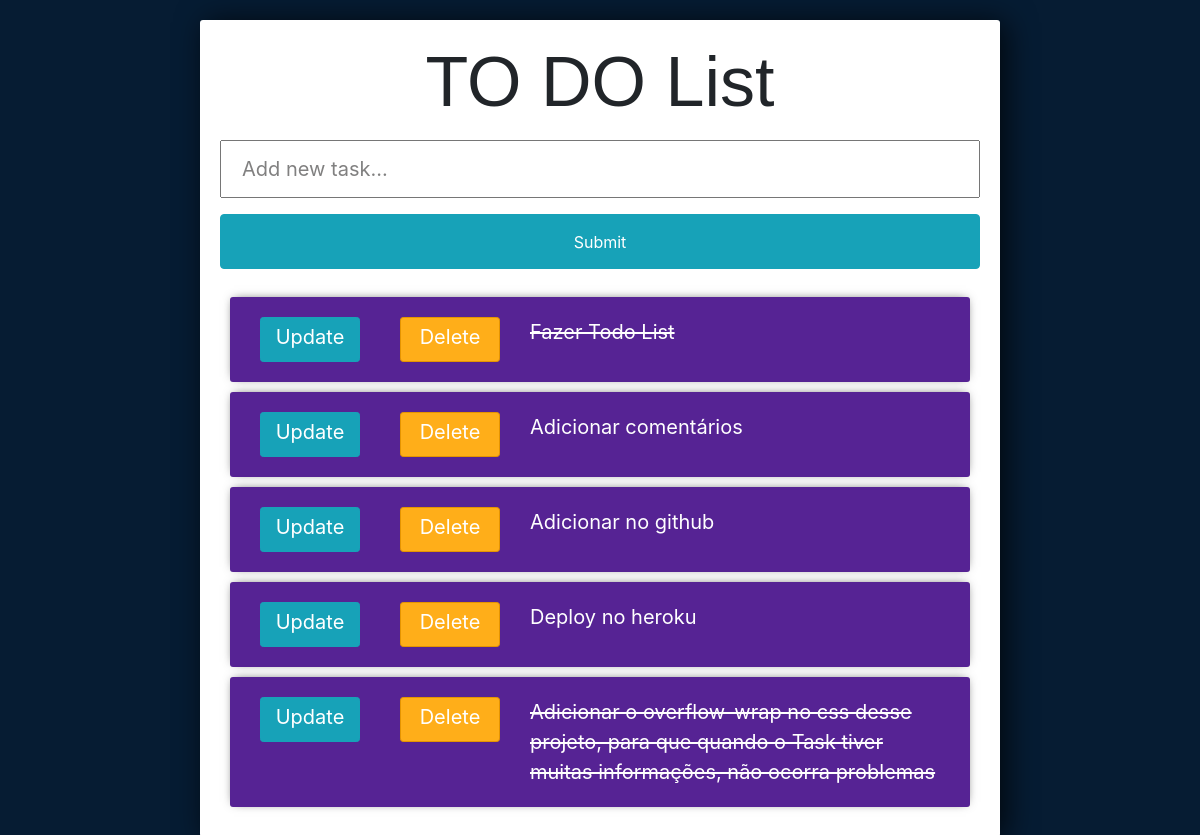
The app's page /, older data.
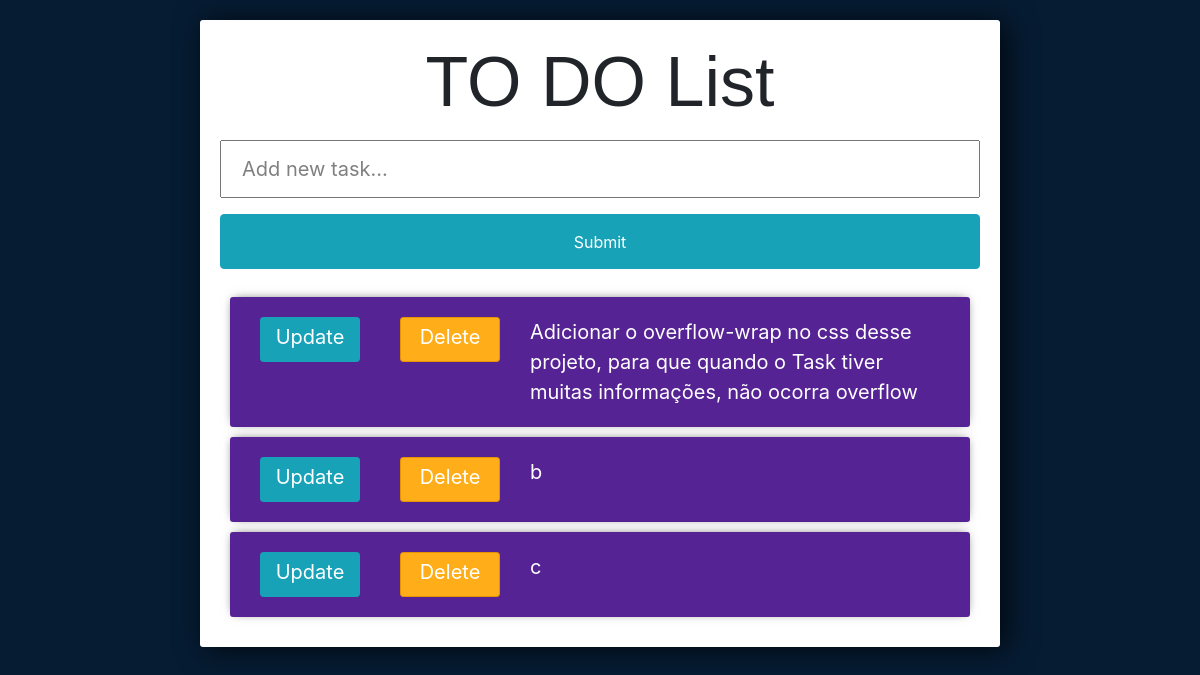
The same page, newer data.
### tasks/models.py (models this page shows)
class Task(models.Model):
	title = models.CharField(max_length=200)
	complete = models.BooleanField(default=False)
	created = models.DateTimeField(auto_now_add=True)
	def __str__(self):
		return self.title

### tasks/views.py (the view)
# urls.py: path('', views.index, name="list"),
def index(request):
	tasks = Task.objects.all()
	form = TaskForm()
	if request.method =='POST':
		form = TaskForm(request.POST)
		if form.is_valid():
			form.save()
		return redirect('/')
	context = {'tasks':tasks, 'form':form}
	return render(request, 'tasks/list.html', context)

### tasks/forms.py
class TaskForm(forms.ModelForm):
	title= forms.CharField(widget= forms.TextInput(attrs={'placeholder':'Add new task...'}))
	class Meta:
		model = Task
		fields = '__all__'

### tasks/templates/tasks/list.html (shortened to what this page needs)
<link rel="stylesheet" href="https://stackpath.bootstrapcdn.com/bootstrap/4.3.1/css/bootstrap.min.css">
<div class="center-column">
	<form method="POST" action="/">
		<h3 class="todo">TO DO List</h3>
		{{form.title}}
		<input class="btn btn-info" type="submit" name="Create Task">
	</form>
	<div class="todo-list">
	{% for task in tasks %}
		<div class="item-row">
			<a class="btn btn-sm btn-info" href="{% url 'update_task' task.id %}">Update</a>
			<a class="btn btn-sm btn-danger" href="{% url 'delete' task.id %}">Delete</a>
			{% if task.complete == True %}
			<strike>{{task}}</strike>
			{% else %}
			<span>{{task}}</span>
			{% endif %}
		</div>
	{% endfor %}
	</div>
</div>

### tasks/templates/tasks/list.html (style rules this page uses)
input { width: 100%; padding: 12px 20px; margin: 8px 0; box-sizing: border-box; }
input::placeholder { color: #818080; }
form .btn-info { height: 55px; }
.center-column { width:800px; margin: 20px auto; padding:20px; background-color: #fff; border-radius: 3px; box-shadow: 6px 2px 30px 0px rgba(0,0,0,0.75); }
.item-row { display: grid; grid-template-columns: 1fr 1fr 3fr; grid-template-areas: "update delete info info info"; background-color: #562394; margin: 10px; padding: 20px; border-radius: 3px; color: #fff; font-size: 20px; box-shadow: 0px -1px 10px -4px rgba(0,0,0,0.75); overflow-wrap: break-word; }
.item-row > a { margin-left: 10px; font-size: 20px; width: 100px; height: 45px; }
.item-row a.btn-danger { grid-area: delete; }
.item-row a.btn-info { grid-area: update; }
.item-row span { grid-area: info; }
.btn-danger { background-color: #ffae19; border-color: #e59400; }
.todo { text-align: center; font-size: 70px; font-family: 'Trebuchet MS', 'Lucida Sans Unicode', 'Lucida Grande', 'Lucida Sans', Arial, sans-serif; }

Row changes from the older to the newer data that the page shows:
removed Task: title "Fazer Todo List"
removed Task: title "Adicionar comentários"
removed Task: title "Adicionar no github"
removed Task: title "Deploy no heroku"
changed Task: complete True → False (drawn); title "Adicionar o overflow-wrap no css desse projeto, para que quando o Task tiver muitas informações, não ocorra problemas" → "Adicionar o overflow-wrap no css desse projeto, para que quando o Task tiver muitas informações, não ocorra overflow"
added Task: title "b"
added Task: title "c"
